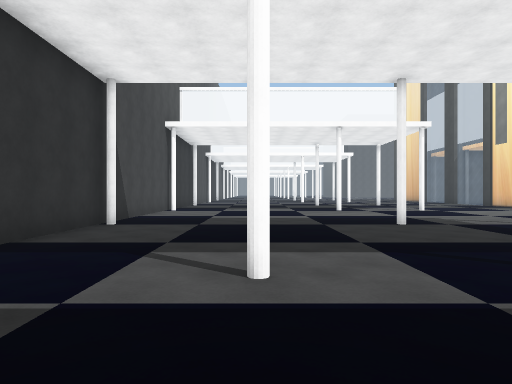
view 1 (above)

24 first-person views from a walk through a scene from a Unity 3-D project. The camera is 1.4 m above the floor, looks level and sees 75° across. The floor is counted in squares, 2 m on a side. Each view is taken from the middle of a square. On the plan, view 1 faces up. The plan holds only what a view shows up to about 10 squares ahead; the rest is blank. The place goes on beyond the plan. Some animated figures are not drawn.

view 2
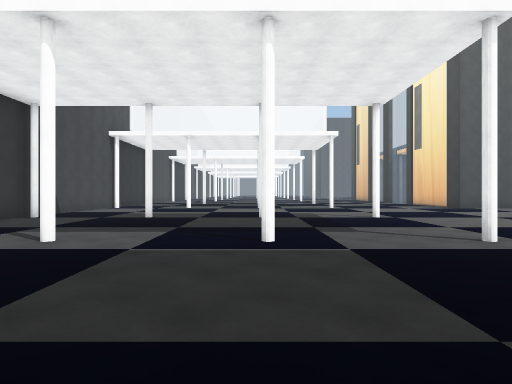

view 3
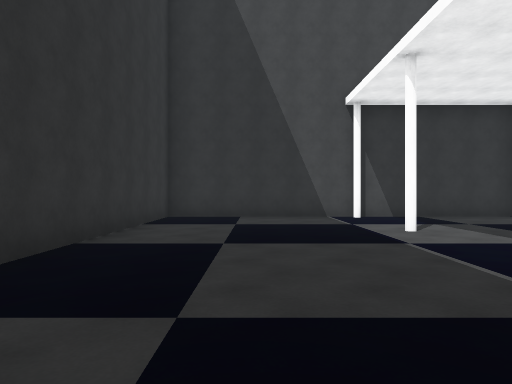

view 4
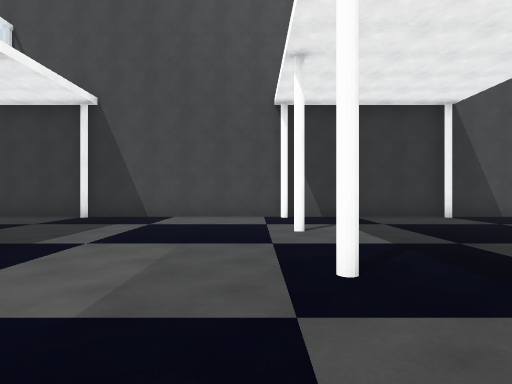

view 5
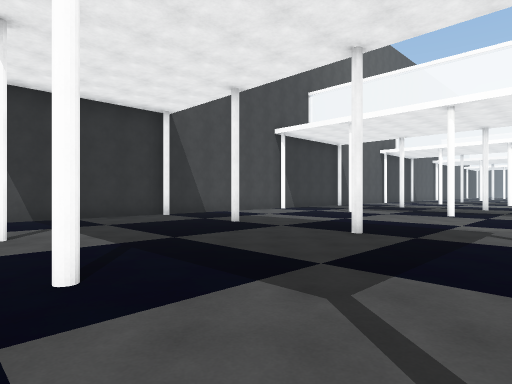

view 6
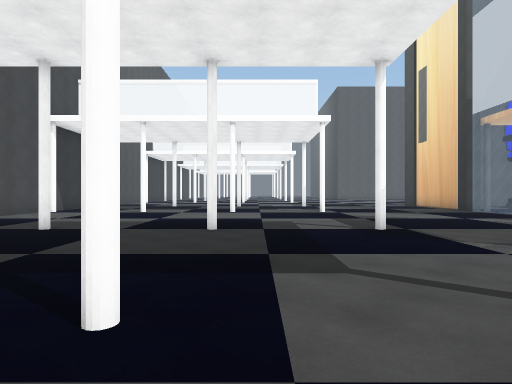

view 7
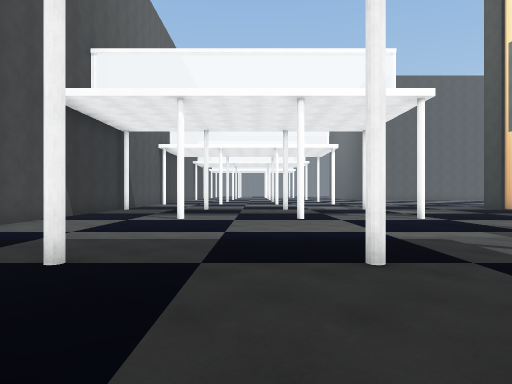

view 8
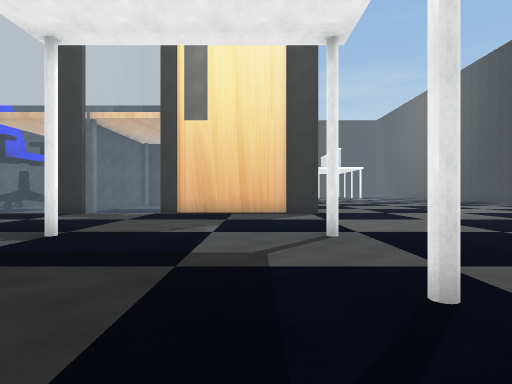

view 9
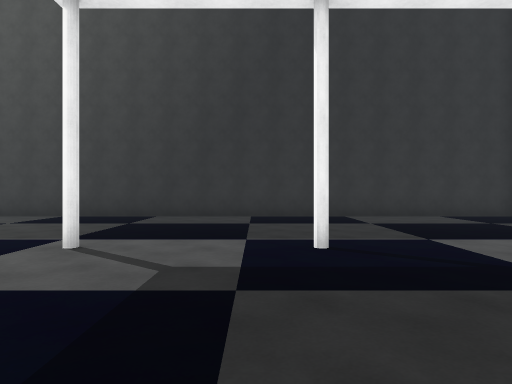

view 10
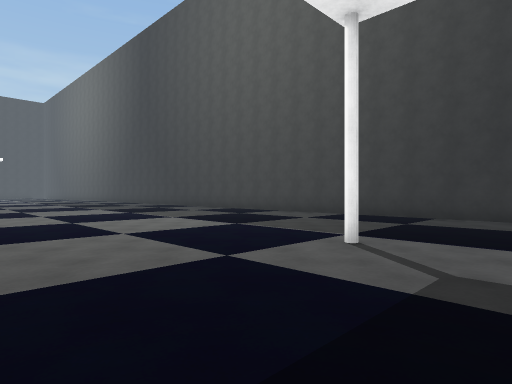

view 11
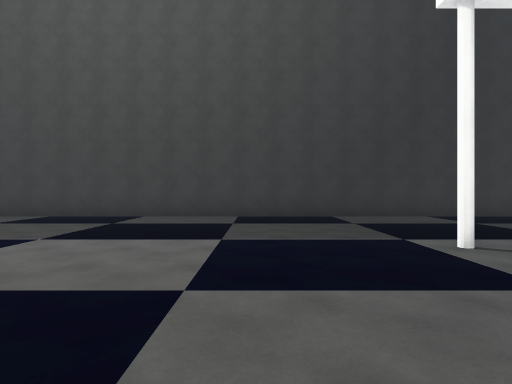

view 12
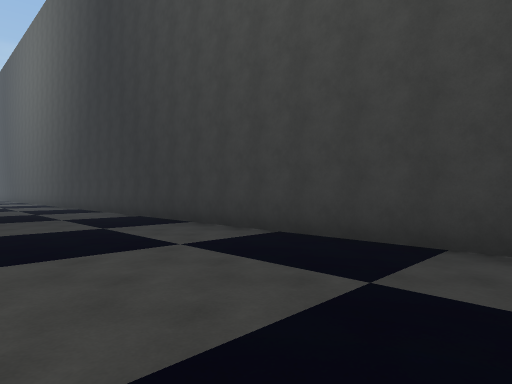

view 13
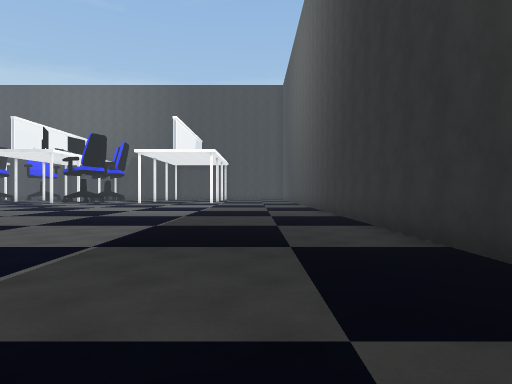

view 14
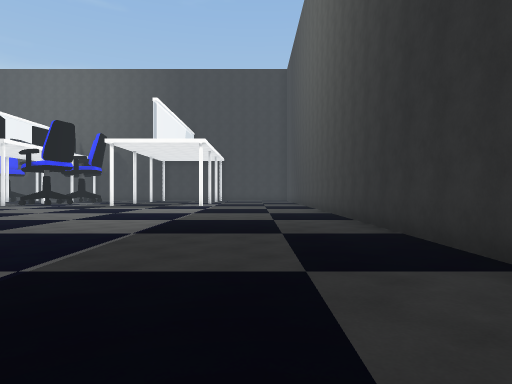

view 15
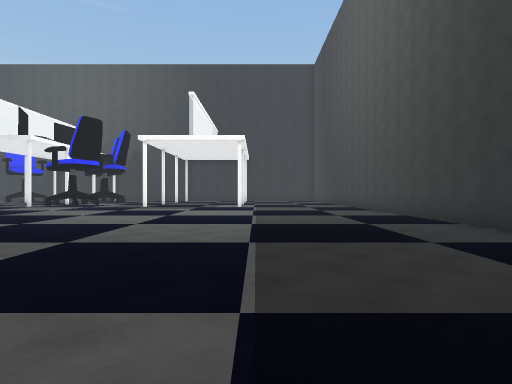

view 16
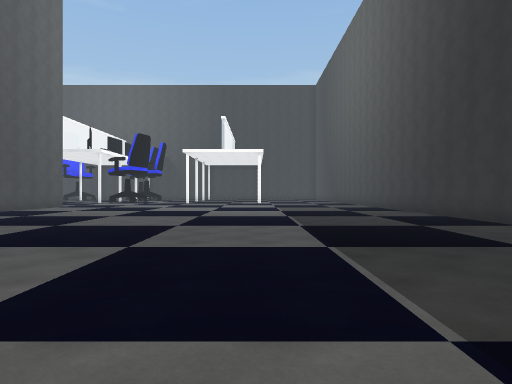

view 17
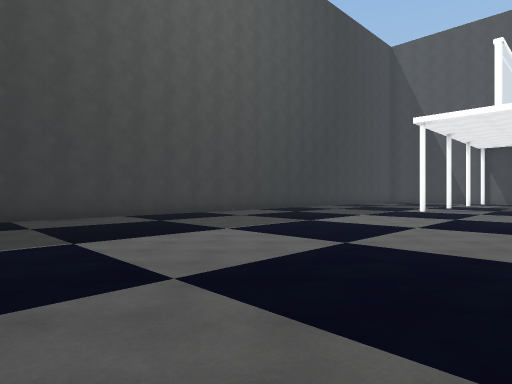

view 18
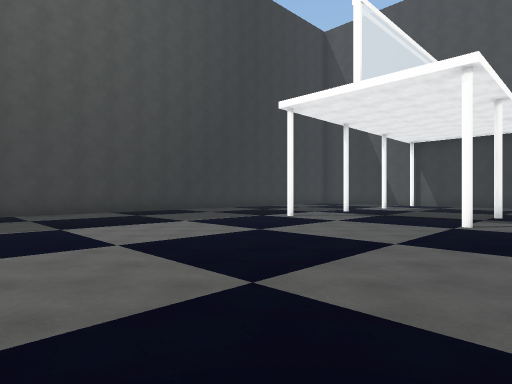

view 19
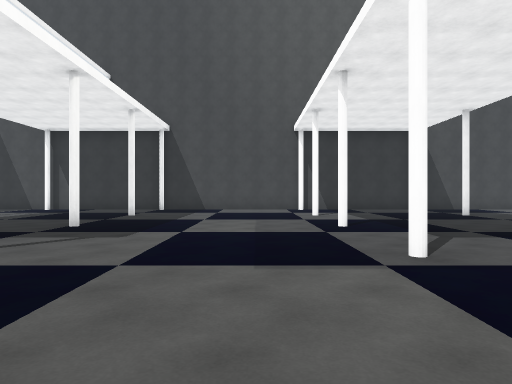

view 20
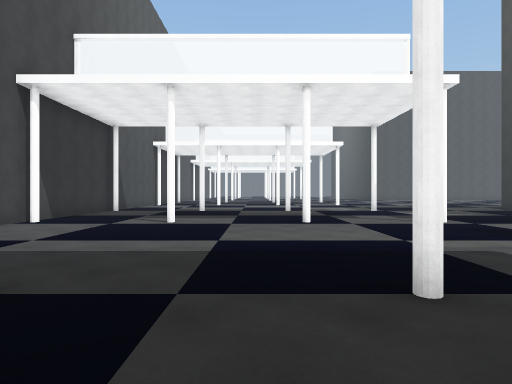

view 21
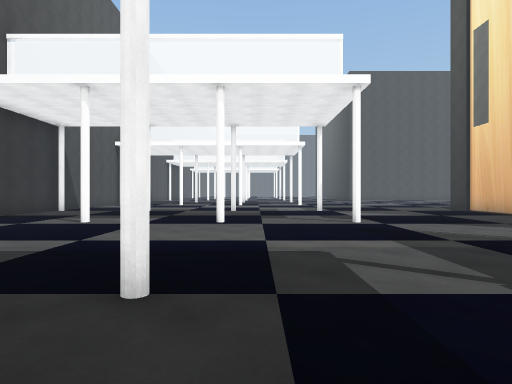

view 22
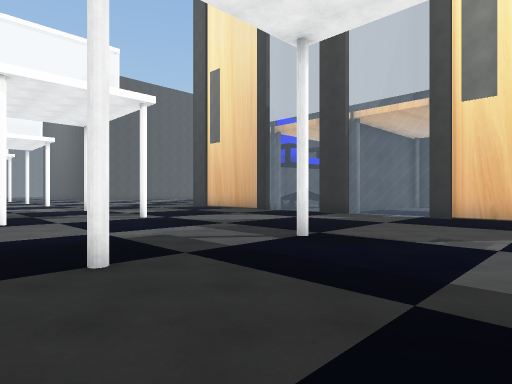

view 23
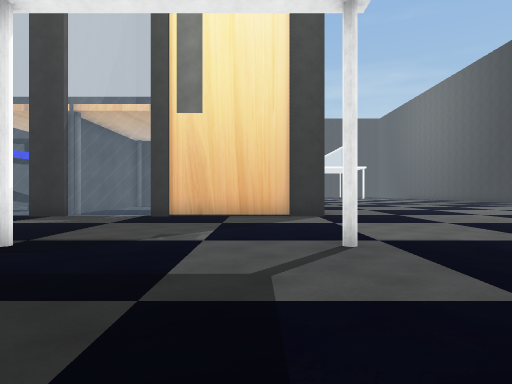

view 24
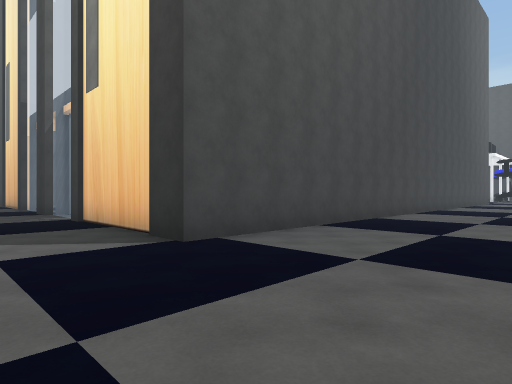

### Floor plan
Key: @ floor where view 1 was taken; # wall or solid block; . floor; = window, fence, low wall or low ledge.
Columns run from 4 left of view 1 to 31 right of it. Each row starts with its distance up from view 1.
 25 #...............
 24 #...............
 23 #...#..#..#....
 22 #.............
 21 #...............=
 20 #...............#
 19 #...............=
 18 #...............=
 17 #...#..#..#.....#
 16 #...............#
 15 #...............#
 14 #...............#
 13 #...#..#..#.....#
 12 #...............########
 11 #........................
 10 #........................    ..
  9 #.......................    ...   ..
  8 #.................        .....  ...
  7 #...#..#..#............. ...........
  6 #...................................
  5 #...................................
  4 #...................................
  3 #...#..#..#.........................
  2 #...................................
  1 #...................................
  0 #...@...............................
 -1 #...................................
 -2 #...................................
 -3 ####################################

Where each view was taken, in squares from view 1:
view 1: 0 up, 0 right, facing up
view 2: 2 down, 3 right, facing up
view 3: 0 up, 6 right, facing left
view 4: 12 up, 6 right, facing left
view 5: 12 up, 6 right, facing up-left
view 6: 11 up, 4 right, facing up
view 7: 14 up, 2 right, facing up
view 8: 14 up, 1 right, facing right
view 9: 7 up, 4 right, facing down
view 10: 7 up, 4 right, facing down-right
view 11: 7 up, 9 right, facing down
view 12: 2 up, 11 right, facing down-right
view 13: 0 up, 16 right, facing right
view 14: 0 up, 20 right, facing right
view 15: 2 up, 21 right, facing right
view 16: 3 up, 16 right, facing right
view 17: 7 up, 19 right, facing down-left
view 18: 9 up, 14 right, facing down-left
view 19: 11 up, 10 right, facing left
view 20: 15 up, 2 right, facing up
view 21: 15 up, 4 right, facing up
view 22: 14 up, 2 right, facing up-right
view 23: 14 up, 2 right, facing right
view 24: 8 up, 9 right, facing up-right
